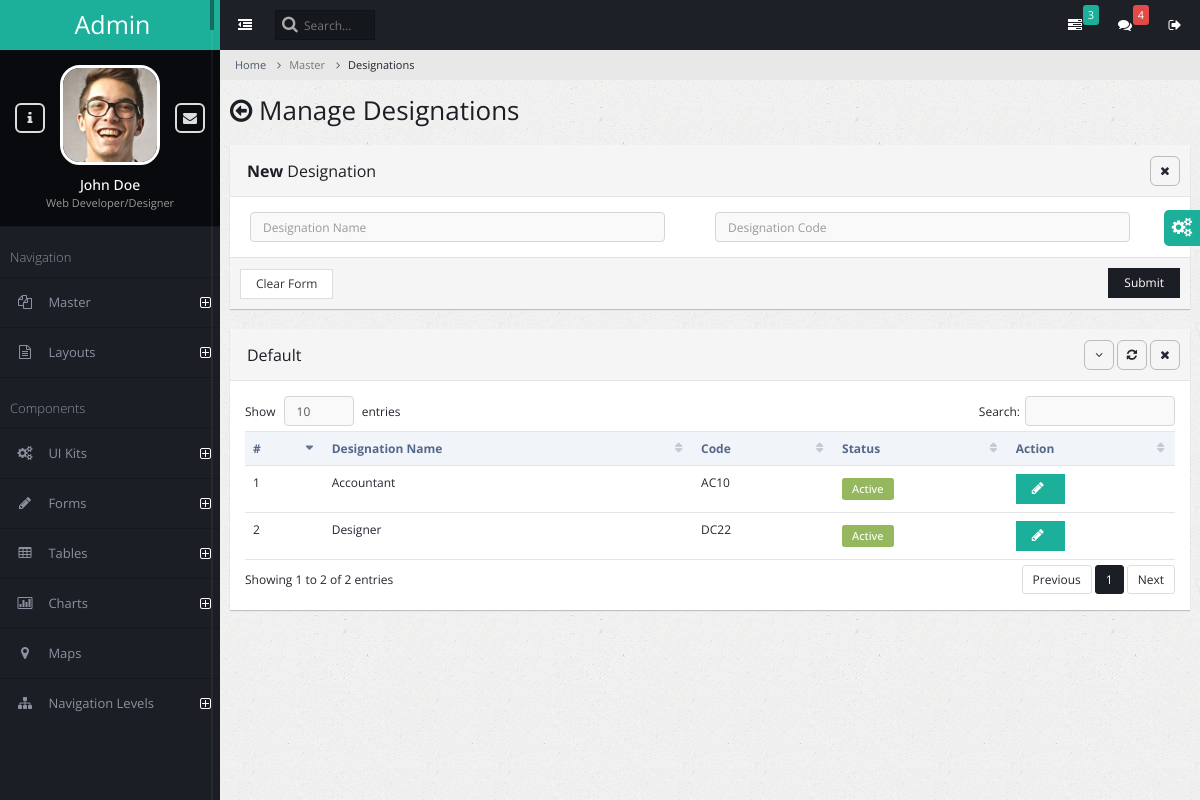
Before: /designation/ with the older database file.
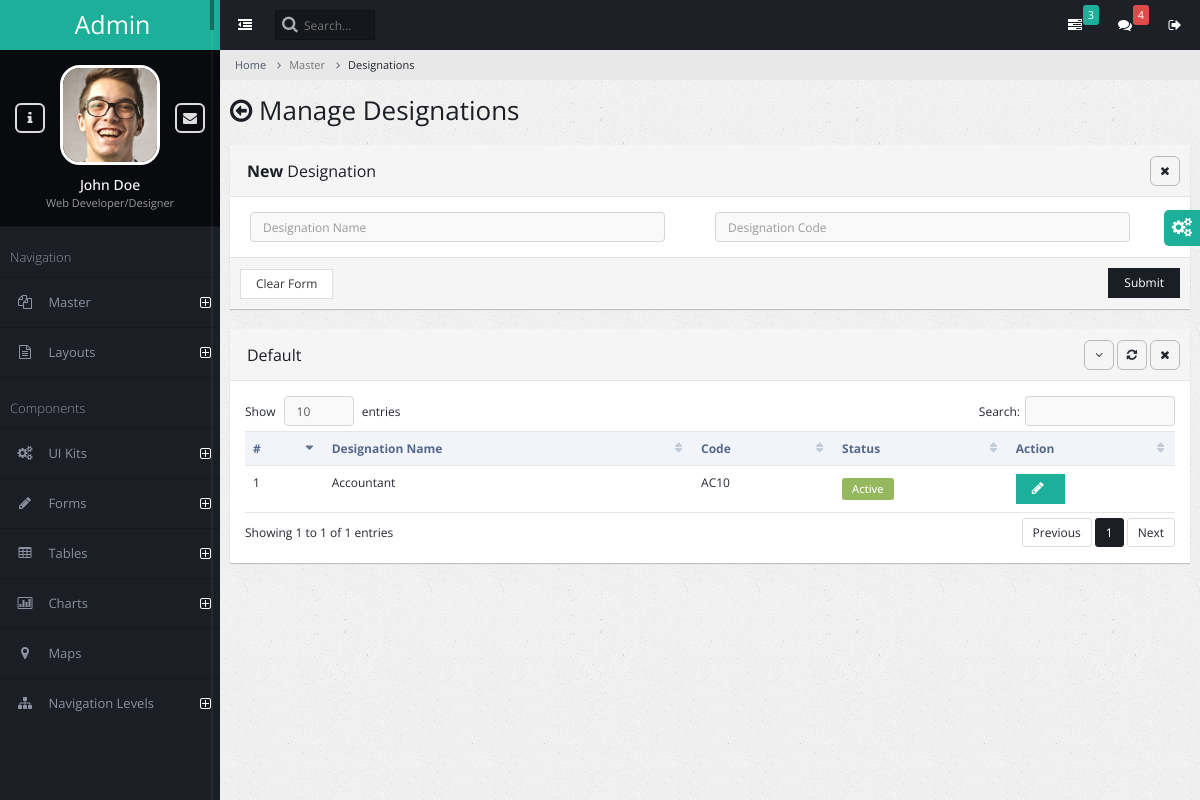
After: the same page with the newer database file.
### admin_master/models.py (models this page shows)
class AcademicDesignation(models.Model):
    designation_name = models.CharField(max_length=100)
    designation_code = models.CharField(max_length=10)
    is_active = models.BooleanField(default=True)

### admin_master/views.py (the view, shortened to what this page needs)
# urls.py: path('designation/', views.designation_manage,name="designation"),
def designation_manage(request):
    success_message=None
    error_message = None
    academic_designation = AcademicDesignation.objects.all()
    context = {
        'errormessage': error_message,
        'successmessage': success_message,
        'academic_designation': academic_designation,
    }
    return render(request, 'designation_manage.html',context)

### admin_master/templates/designation_manage.html (shortened to what this page needs)
{% extends 'admin_base.html' %}
{% block content %}
<ul class="breadcrumb">
    <li><a href="#">Home</a></li>
    <li class="active">Master</li>
    <li class="active">Designations</li>
</ul>
<div class="page-title">
    <h2><span class="fa fa-arrow-circle-o-left"></span> Manage Designations</h2>
</div>
<div class="page-content-wrap">
    <div class="row">
        <div class="col-md-12">
            <form class="form-horizontal" enctype="multipart/form-data" method="post">
            <div class="panel panel-default">
                <div class="panel-heading">
                    <h3 class="panel-title"><strong>New </strong> Designation</h3>
                    <ul class="panel-controls">
                        <li><a href="#" class="panel-remove"><span class="fa fa-times"></span></a></li>
                    </ul>
                </div>
                <div class="panel-body">
                    <div class="row">
                        <div class="col-md-6">
                            <div class="form-group">
                                <div class="col-md-11 col-xs-12">
                                    <input type="text" name="designation_name" class="form-control" autofocus placeholder="Designation Name"/>
                                </div>
                            </div>
                        </div>
                        <div class="col-md-6">
                            <div class="form-group">
                                <div class="col-md-11 col-xs-12">
                                    <input type="text" name="designation_code" required class="form-control" placeholder="Designation Code"/>
                                </div>
                            </div>
                        </div>
                    </div>
                </div>
                <div class="panel-footer">
                    <input type="reset" value="Clear Form" class="btn btn-default">
                    <button class="btn btn-primary pull-right">Submit</button>
                </div>
            </div>
            </form>
            <div class="panel panel-default">
                <div class="panel-heading">
                    <h3 class="panel-title">Default</h3>
                    <ul class="panel-controls">
                        <li><a href="#" class="panel-collapse"><span class="fa fa-angle-down"></span></a></li>
                        <li><a href="#" class="panel-refresh"><span class="fa fa-refresh"></span></a></li>
                        <li><a href="#" class="panel-remove"><span class="fa fa-times"></span></a></li>
                    </ul>
                </div>
                <div class="panel-body">
                    <table class="table datatable">
                        <thead>
                            <tr>
                                <th>#</th>
                                <th>Designation Name</th>
                                <th>Code</th>
                                <th>Status</th>
                                <th>Action</th>
                            </tr>
                        </thead>
                        <tbody>
                            {% for designation in academic_designation %}
                            <tr id="{{designation.id}}">
                                <td>{{ forloop.counter }}</td>
                                <td>{{ designation.designation_name }}</td>
                                <td>{{ designation.designation_code }}</td>
                                <td>
                                    {% if designation.is_active %}
                                    <span class="label label-success label-form">Active</span>
                                    {% else %}
                                    <span class="label label-danger label-form">Deactive</span>
                                    {% endif %}
                                </td>
                                <td>
                                    <button class="btn btn-info" onclick="edit_pop_designation({{designation.id}})">
                                        <span id ="spinner{{designation.id}}" class="fa fa-pencil"></span>
                                    </button>
                                </td>
                            </tr>
                        {% endfor %}
                        </tbody>
                    </table>
                </div>
            </div>
        </div>
    </div>
</div>
{% endblock %}

### admin_general/templates/admin_base.html (shortened to what this page needs)
{% load static %}
<!DOCTYPE html>
<html lang="en">
    <head>
        <link rel="stylesheet" type="text/css" id="theme" href="{% static 'css/theme-default.css' %}" />
    </head>
    <body>
        <div class="page-container">
            {% include "page_sidebar.html" %}
            <div class="page-content">
                <ul class="x-navigation x-navigation-horizontal x-navigation-panel">
                    <li class="xn-icon-button">
                        <a href="#" class="x-navigation-minimize"><span class="fa fa-dedent"></span></a>
                    </li>
                    <li class="xn-search">
                        <form role="form">
                            <input type="text" name="search" placeholder="Search..."/>
                        </form>
                    </li>
                    <li class="xn-icon-button pull-right">
                        <a href="#" class="mb-control" data-box="#mb-signout"><span class="fa fa-sign-out"></span></a>
                    </li>
                    <li class="xn-icon-button pull-right">
                        <a href="#"><span class="fa fa-comments"></span></a>
                        <div class="informer informer-danger">4</div>
                    </li>
                    <li class="xn-icon-button pull-right">
                        <a href="#"><span class="fa fa-tasks"></span></a>
                        <div class="informer informer-warning">3</div>
                    </li>
                </ul>
                {% block content %}{% endblock content %}
            </div>
        </div>
    </body>
</html>

### admin_general/templates/page_sidebar.html (shortened to what this page needs)
{% load static %}
<div class="page-sidebar">
    <ul class="x-navigation">
        <li class="xn-logo">
            <a href="index.html">Admin</a>
        </li>
        <li class="xn-profile">
            <div class="profile">
                <div class="profile-image">
                    <img src="{% static 'assets/images/users/avatar.jpg' %}" alt="John Doe" />
                </div>
                <div class="profile-data">
                    <div class="profile-data-name">John Doe</div>
                    <div class="profile-data-title">Web Developer/Designer</div>
                </div>
                <div class="profile-controls">
                    <a href="pages-profile.html" class="profile-control-left"><span class="fa fa-info"></span></a>
                    <a href="pages-messages.html" class="profile-control-right"><span class="fa fa-envelope"></span></a>
                </div>
            </div>
        </li>
        <li class="xn-title">Navigation</li>
        <li class="xn-openable">
            <a href="#"><span class="fa fa-files-o"></span> <span class="xn-text">Master</span></a>
        </li>
        <li class="xn-openable">
            <a href="#"><span class="fa fa-file-text-o"></span> <span class="xn-text">Layouts</span></a>
        </li>
        <li class="xn-title">Components</li>
        <li class="xn-openable">
            <a href="#"><span class="fa fa-cogs"></span> <span class="xn-text">UI Kits</span></a>
        </li>
        <li class="xn-openable">
            <a href="#"><span class="fa fa-pencil"></span> <span class="xn-text">Forms</span></a>
        </li>
        <li class="xn-openable">
            <a href="tables.html"><span class="fa fa-table"></span> <span class="xn-text">Tables</span></a>
        </li>
        <li class="xn-openable">
            <a href="#"><span class="fa fa-bar-chart-o"></span> <span class="xn-text">Charts</span></a>
        </li>
        <li>
            <a href="maps.html"><span class="fa fa-map-marker"></span> <span class="xn-text">Maps</span></a>
        </li>
        <li class="xn-openable">
            <a href="#"><span class="fa fa-sitemap"></span> <span class="xn-text">Navigation Levels</span></a>
        </li>
    </ul>
</div>

### admin_general/templates/script_footer.html (shortened to what this page needs)
    {% load static %}

### admin_general/templates/admin_base.html (style rules this page uses)
a { text-decoration: none; }

Changed rows visible on the page:
removed AcademicDesignation: designation_name "Designer", designation_code "DC22", is_active "Active"
Other visible differences:
text written by a page script: "Show entries Search: Showing 1 to 2 of 2 entries Previous 1 Next" → "Show entries Search: Showing 1 to 1 of 1 entries Previous 1 Next"
